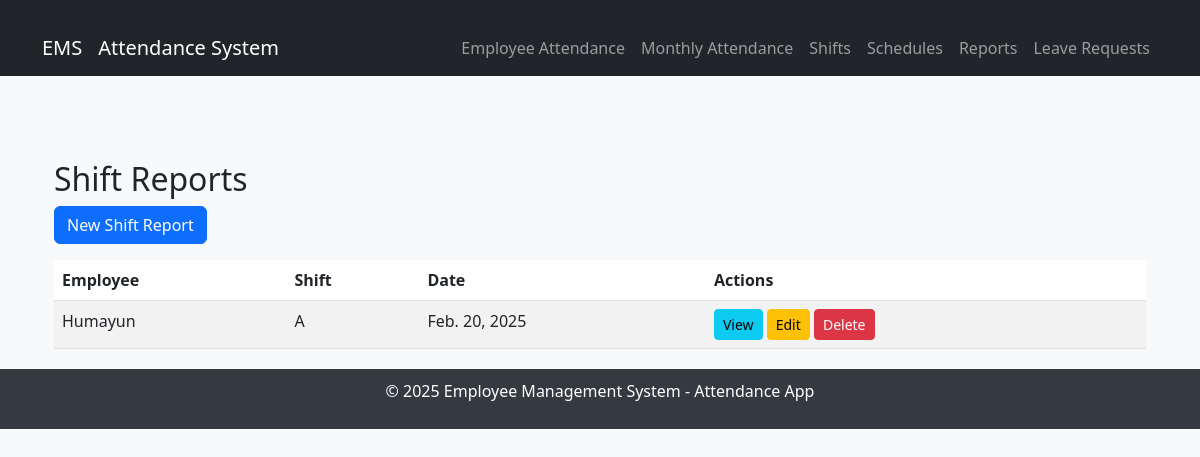
Screenshot of /attendance/reports/ with the database file from the repository.
### attendance/models.py (models this page shows, shortened)
class ShiftReport(models.Model):
    schedule = models.ForeignKey(ShiftSchedule, on_delete=models.CASCADE)
    date = models.DateField()
    created_at = models.DateTimeField(auto_now_add=True)
    updated_at = models.DateTimeField(auto_now=True)

class ShiftSchedule(models.Model):
    employee = models.ForeignKey(Employee, on_delete=models.CASCADE)
    shift = models.ForeignKey(Shift, on_delete=models.CASCADE)
    start_date = models.DateField()
    end_date = models.DateField()
    created_at = models.DateTimeField(auto_now_add=True)
    updated_at = models.DateTimeField(auto_now=True)

class Shift(models.Model):
    SHIFT_CHOICES =[
        ("A", "Shift A (06:00 AM - 02:00 PM)"),
        ("B", "Shift B (02:00 PM - 10:00 PM)"),
        ("C", "Shift C (10:00 PM - 06:00 AM)"),
    ]
    name = models.CharField(max_length=1, choices=SHIFT_CHOICES, unique=True)
    start_time = models.TimeField()
    end_time = models.TimeField()

### employees/models.py (models this page shows, shortened)
class Employee(models.Model):
    user = models.OneToOneField(User, on_delete=models.CASCADE, null=True, blank=True)
    employee_id = models.CharField(max_length=20)
    name = models.CharField(max_length=255)
    join_date = models.DateField()
    date_of_birth = models.DateField()
    floor = models.ForeignKey(Floor, on_delete=models.SET_NULL, null=True)
    department = models.ForeignKey(Department, on_delete=models.SET_NULL, null=True)
    position = models.ForeignKey(Position, on_delete=models.SET_NULL, null=True)
    salary = models.ForeignKey(Salary, on_delete=models.SET_NULL, null=True)

### attendance/views.py (the view)
# urls.py: path('reports/', ShiftReportListView.as_view(), name='report_list'),
class ShiftReportListView(ListView):
    model = ShiftReport
    template_name = 'attendance/shift_report/report_list.html'
    context_object_name = 'reports'

### attendance/templates/attendance/shift_report/report_list.html (shortened to what this page needs)
{% extends 'attendance/base.html' %}
{% block content %}
<div class="container mt-4">
    <h2>Shift Reports</h2>
    <a href="{% url 'report_create' %}" class="btn btn-primary mb-3">New Shift Report</a>
    <table class="table table-striped">
        <thead>
            <tr>
                <th>Employee</th>
                <th>Shift</th>
                <th>Date</th>
                <th>Actions</th>
            </tr>
        </thead>
        <tbody>
            {% for report in reports %}
            <tr>
                <td>{{ report.schedule.employee.name }}</td>
                <td>{{ report.schedule.shift.name }}</td>
                <td>{{ report.date }}</td>
                <td>
                    <a href="{% url 'report_detail' report.id %}" class="btn btn-info btn-sm">View</a>
                    <a href="{% url 'report_edit' report.id %}" class="btn btn-warning btn-sm">Edit</a>
                    <a href="{% url 'report_delete' report.id %}" class="btn btn-danger btn-sm">Delete</a>
                </td>
            </tr>
            {% empty %}
            <tr>
                <td colspan="4" class="text-center">No shift reports available.</td>
            </tr>
            {% endfor %}
        </tbody>
    </table>
</div>
{% endblock %}

### attendance/templates/attendance/base.html (style rules this page uses)
body { background-color: #f8f9fa; }
.container { padding-top: 20px; }

### rows the page displays
ShiftReport: schedule.employee.name "Humayun", schedule.shift.name "A", date "Feb. 20, 2025"
